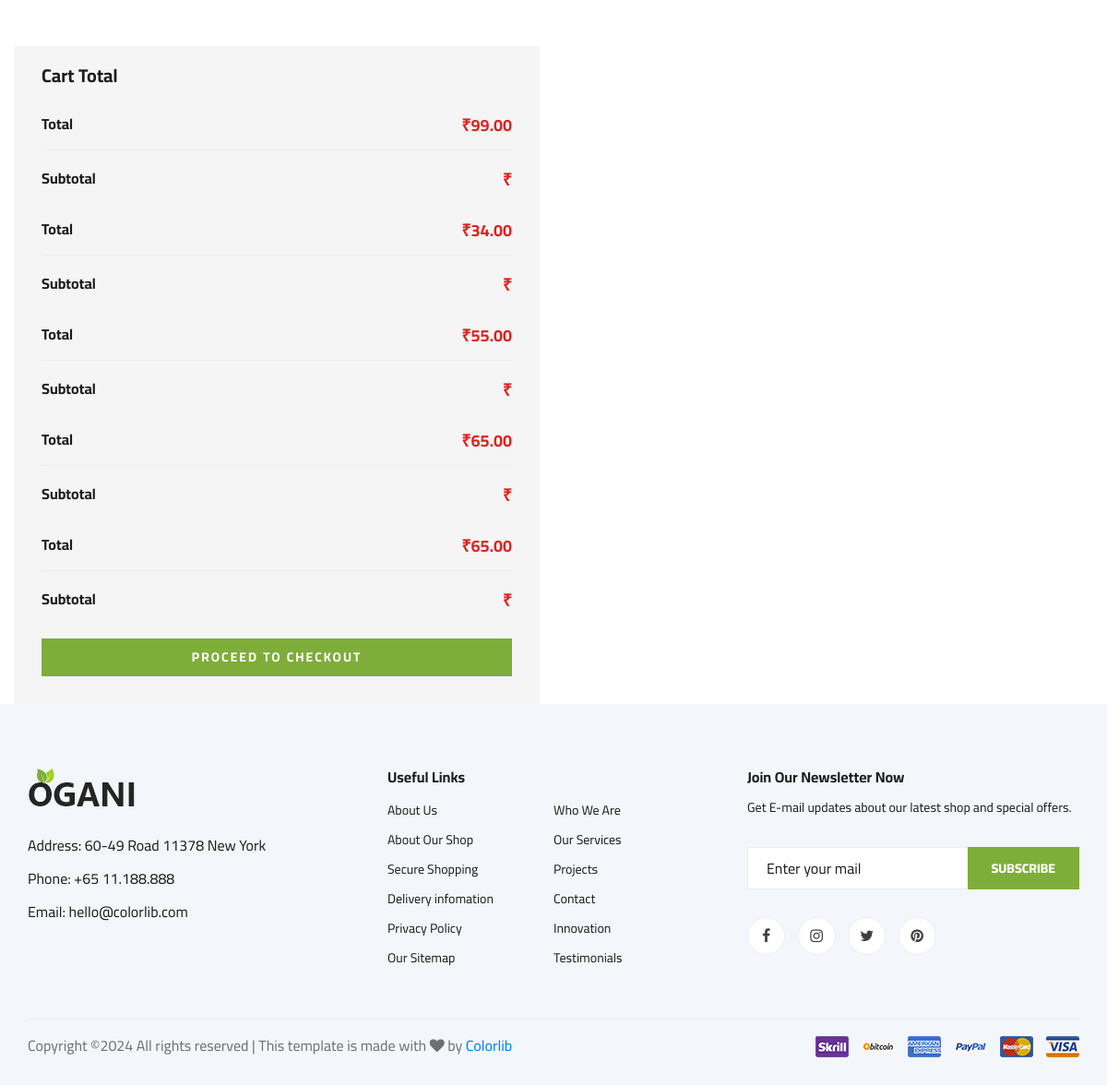
Page /crttotal (signed in) on the committed database.
### app/models.py (models this page shows, shortened)
class cart(models.Model):
    product_name=models.ForeignKey(additem,on_delete=models.CASCADE)
    username=models.ForeignKey(reguser,on_delete=models.CASCADE)
    quantity=models.IntegerField(default=1)
    total_price=models.IntegerField()

class additem(models.Model):
    shopname=models.ForeignKey(regshop,on_delete=models.CASCADE)
    product_id=models.CharField(max_length=20,unique=True)
    product_name=models.CharField(max_length=10)
    price=models.IntegerField(max_length=20)
    stock=models.IntegerField(max_length=20)
    category=models.CharField(default="vegerable",max_length=20)
    image=models.FileField(upload_to='static')

### app/views.py (the view)
# urls.py: path('crttotal', views.crttotal),
def crttotal(re):
    if 'user' in re.session:
        u = reguser.objects.get  (username=re.session['user'])
        amt=cart.objects.filter(username=u)
        total=0
        for i in amt:
             price=i.product_name.price
             print(price)
             total+=price
        return render(re, "crttotal.html", {'amt':amt})

### template/crttotal.html (shortened to what this page needs)
<!DOCTYPE html>
<html lang="zxx">
<head>
    {% load static %}
    <link rel="stylesheet" href="{% static 'assets/css/bootstrap.min.css' %}" type="text/css">
    <link rel="stylesheet" href="{% static 'assets/css/font-awesome.min.css' %}" type="text/css">
    <link rel="stylesheet" href="{% static 'assets/css/elegant-icons.css' %}" type="text/css">
    <link rel="stylesheet" href="{% static 'assets/css/nice-select.css' %}" type="text/css">
    <link rel="stylesheet" href="{% static 'assets/css/jquery-ui.min.css' %}" type="text/css">
    <link rel="stylesheet" href="{% static 'assets/css/owl.carousel.min.css' %}" type="text/css">
    <link rel="stylesheet" href="{% static 'assets/css/slicknav.min.css' %}" type="text/css">
    <link rel="stylesheet" href="{% static 'assets/css/style.css' %}" type="text/css">
</head>
<body>
                <div class="col-lg-6">
                    <div class="shoping__checkout">
                        <h5>Cart Total</h5>
                        {% for i in amt %}
                        <ul ng-app="" ng-init="prc={{i.product_name.price}};">
                            <li>Total <span>₹{{i.product_name.price}}.00</span></li>
                            <li>Subtotal <span>₹{{total}}</span></li>
                        </ul>
                        {% endfor %}
                        <a href="#" class="primary-btn">PROCEED TO CHECKOUT</a>
                    </div>
                </div>
    <footer class="footer spad">
        <div class="container">
            <div class="row">
                <div class="col-lg-3 col-md-6 col-sm-6">
                    <div class="footer__about">
                        <div class="footer__about__logo">
                            <a href="./index.html"><img src="{% static 'assets/img/logo.png' %}" alt=""></a>
                        </div>
                        <ul>
                            <li>Address: 60-49 Road 11378 New York</li>
                            <li>Phone: +65 11.188.888</li>
                            <li>Email: hello@colorlib.com</li>
                        </ul>
                    </div>
                </div>
                <div class="col-lg-4 col-md-6 col-sm-6 offset-lg-1">
                    <div class="footer__widget">
                        <h6>Useful Links</h6>
                        <ul>
                            <li><a href="#">About Us</a></li>
                            <li><a href="#">About Our Shop</a></li>
                            <li><a href="#">Secure Shopping</a></li>
                            <li><a href="#">Delivery infomation</a></li>
                            <li><a href="#">Privacy Policy</a></li>
                            <li><a href="#">Our Sitemap</a></li>
                        </ul>
                        <ul>
                            <li><a href="#">Who We Are</a></li>
                            <li><a href="#">Our Services</a></li>
                            <li><a href="#">Projects</a></li>
                            <li><a href="#">Contact</a></li>
                            <li><a href="#">Innovation</a></li>
                            <li><a href="#">Testimonials</a></li>
                        </ul>
                    </div>
                </div>
                <div class="col-lg-4 col-md-12">
                    <div class="footer__widget">
                        <h6>Join Our Newsletter Now</h6>
                        <p>Get E-mail updates about our latest shop and special offers.</p>
                        <form action="#">
                            <input type="text" placeholder="Enter your mail">
                            <button type="submit" class="site-btn">Subscribe</button>
                        </form>
                        <div class="footer__widget__social">
                            <a href="#"><i class="fa fa-facebook"></i></a>
                            <a href="#"><i class="fa fa-instagram"></i></a>
                            <a href="#"><i class="fa fa-twitter"></i></a>
                            <a href="#"><i class="fa fa-pinterest"></i></a>
                        </div>
                    </div>
                </div>
            </div>
            <div class="row">
                <div class="col-lg-12">
                    <div class="footer__copyright">
                        <div class="footer__copyright__text"><p>
  Copyright &copy;<script>document.write(new Date().getFullYear());</script> All rights reserved | This template is made with <i class="fa fa-heart" aria-hidden="true"></i> by <a href="https://colorlib.com" target="_blank">Colorlib</a>
  </p></div>
                        <div class="footer__copyright__payment"><img src="{% static 'assets/img/payment-item.png' %}" alt=""></div>
                    </div>
                </div>
            </div>
        </div>
    </footer>
</body>
</html>

### static/assets/css/style.css (style rules this page uses)
html, body { height: 100%; font-family: "Cairo", sans-serif; -webkit-font-smoothing: antialiased; font-smoothing: antialiased; }
h1, h2, h3, h4, h5, h6 { margin: 0; color: #111111; font-weight: 400; font-family: "Cairo", sans-serif; }
h5 { font-size: 18px; }
h6 { font-size: 16px; }
p { font-size: 16px; font-family: "Cairo", sans-serif; color: #6f6f6f; font-weight: 400; line-height: 26px; margin: 0 0 15px 0; }
img { max-width: 100%; }
ul, ol { padding: 0; margin: 0; }
.spad { padding-top: 100px; padding-bottom: 100px; }
.primary-btn { display: inline-block; font-size: 14px; padding: 10px 28px 10px; color: #ffffff; text-transform: uppercase; font-weight: 700; background: #7fad39; letter-spacing: 2px; }
.site-btn { font-size: 14px; color: #ffffff; font-weight: 800; text-transform: uppercase; display: inline-block; padding: 13px 30px 12px; background: #7fad39; border: none; }
.shoping__checkout { background: #f5f5f5; padding: 30px; padding-top: 20px; margin-top: 50px; }
.shoping__checkout h5 { color: #1c1c1c; font-weight: 700; font-size: 20px; margin-bottom: 28px; }
.shoping__checkout ul { margin-bottom: 28px; }
.shoping__checkout ul li { font-size: 16px; color: #1c1c1c; font-weight: 700; list-style: none; overflow: hidden; border-bottom: 1px solid #ebebeb; padding-bottom: 13px; margin-bottom: 18px; }
.shoping__checkout ul li:last-child { padding-bottom: 0; border-bottom: none; margin-bottom: 0; }
.shoping__checkout ul li span { font-size: 18px; color: #dd2222; float: right; }
.shoping__checkout .primary-btn { display: block; text-align: center; }
.footer { background: #F3F6FA; padding-top: 70px; padding-bottom: 0; }
.footer__about { margin-bottom: 30px; }
.footer__about ul li { font-size: 16px; color: #1c1c1c; line-height: 36px; list-style: none; }
.footer__about__logo { margin-bottom: 15px; }
.footer__about__logo a { display: inline-block; }
.footer__widget { margin-bottom: 30px; overflow: hidden; }
.footer__widget h6 { color: #1c1c1c; font-weight: 700; margin-bottom: 10px; }
.footer__widget ul { width: 50%; float: left; }
.footer__widget ul li { list-style: none; }
.footer__widget ul li a { color: #1c1c1c; font-size: 14px; line-height: 32px; }
.footer__widget p { font-size: 14px; color: #1c1c1c; margin-bottom: 30px; }
.footer__widget form { position: relative; margin-bottom: 30px; }
.footer__widget form input { width: 100%; font-size: 16px; padding-left: 20px; color: #1c1c1c; height: 46px; border: 1px solid #ededed; }
.footer__widget form input::placeholder { color: #1c1c1c; }
.footer__widget form button { position: absolute; right: 0; top: 0; padding: 0 26px; height: 100%; }
.footer__widget .footer__widget__social a { display: inline-block; height: 41px; width: 41px; font-size: 16px; color: #404040; border: 1px solid #ededed; border-radius: 50%; line-height: 38px; text-align: center; background: #ffffff; -webkit-transition: all, 0.3s; -moz-transition: all, 0.3s; -ms-transition: all, 0.3s; -o-transition: all, 0.3s; transition: all, 0.3s; margin-right: 10px; }
.footer__widget .footer__widget__social a:last-child { margin-right: 0; }
.footer__copyright { border-top: 1px solid #ebebeb; padding: 15px 0; overflow: hidden; margin-top: 20px; }
.footer__copyright__text { font-size: 14px; color: #1c1c1c; float: left; line-height: 25px; }
.footer__copyright__payment { float: right; }
@media only screen and (min-width: 1200px) { .container { max-width: 1170px; } }

### rows in the picture
cart: product_name.price "99"
cart: product_name.price "34"
cart: product_name.price "55"
cart: product_name.price "65"
cart: product_name.price "65"
